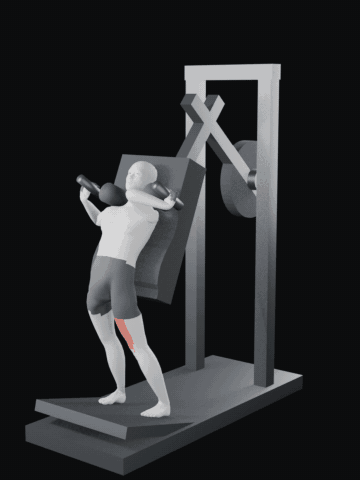
#> input picture arte/sistema-visual/3d/pendulum-squat-rig.gif, 360 x 480 px
$ python codificar_gif.py
#> lines starting #> are read from the running program, lines starting #| are printed output that depends on the picture
"""Composición alfa y GIF: 9 fps, paleta global de 40 colores, 360x480."""
import json,struct,subprocess,hashlib,math,os
from pathlib import Path
from PIL import Image,ImageChops,ImageStat
BASE=Path(__file__).resolve().parent
BASE=BASE/os.environ.get('PS_RESULTADO_DIR','')
composed=BASE/'composicion';composed.mkdir(exist_ok=True)
for p in sorted((BASE/'fotogramas').glob('frame-*.png')):
    im=Image.open(p).convert('RGBA')
    bg=Image.new('RGBA',im.size,(11,12,13,255))
    Image.alpha_composite(bg,im).convert('RGB').save(composed/p.name)
gif=BASE/'pendulum-squat-rig.gif'
subprocess.run(['ffmpeg','-y','-loglevel','error','-framerate','12','-start_number','1','-i',str(composed/'frame-%04d.png'),
 '-filter_complex','fps=9,split[a][b];[a]palettegen=max_colors=40:reserve_transparent=0:stats_mode=full[p];[b][p]paletteuse=dither=bayer:bayer_scale=4',
 '-loop','0',str(gif)],check=True)
#> (this line was passed over: subprocess is not available in this run)
data=gif.read_bytes();im=Image.open(gif)
#> further down, im is the input picture: PIL image 360x480 P; mean R, G, B 40.1, 41.5, 43.1
corners=[];colors=set();duration=0
for f in range(im.n_frames):
 im.seek(f);rgb=im.convert('RGB')
 corners.append(rgb.getpixel((0,0)));colors.update(rgb.getdata());duration+=im.info.get('duration',0)
#> this loop made 17 passes
#> duration on passes 1 to 12: 110, 220, 330, 440, 560, 670, 780, 890, 1000, 1110, 1220, 1330
#> pass 3, `rgb = im.convert('RGB')`:
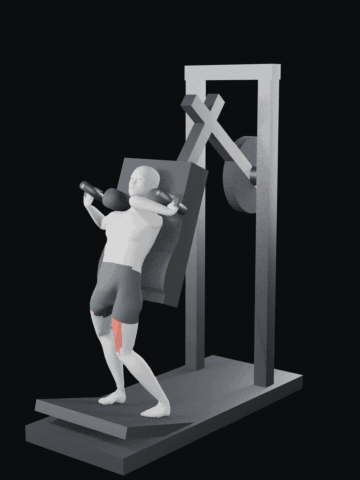
#> rgb: PIL image 360x480 RGB; mean R, G, B 39.5, 40.8, 42.4
#> after the loop, colors = 40 items; corners = [(11, 12, 13), (11, 12, 13), (11, 12, 13), (11, 12, 13), (11, 12, 13), (11, 12, 13), (11, 12, 13), (11, 12, 13), (11, 12, 13), (11, 12, 13), (11, 12, 13), (11, 12, 13), (11, 12, 13), (11, 12, 13), (11, 12, 13), (11, 12, 13), (11, 12, 13)]; duration = 1890
im.seek(0);first=im.convert('RGB')
def rms(p):
#> (the run stopped early here; a loop or call above may not have finished)
